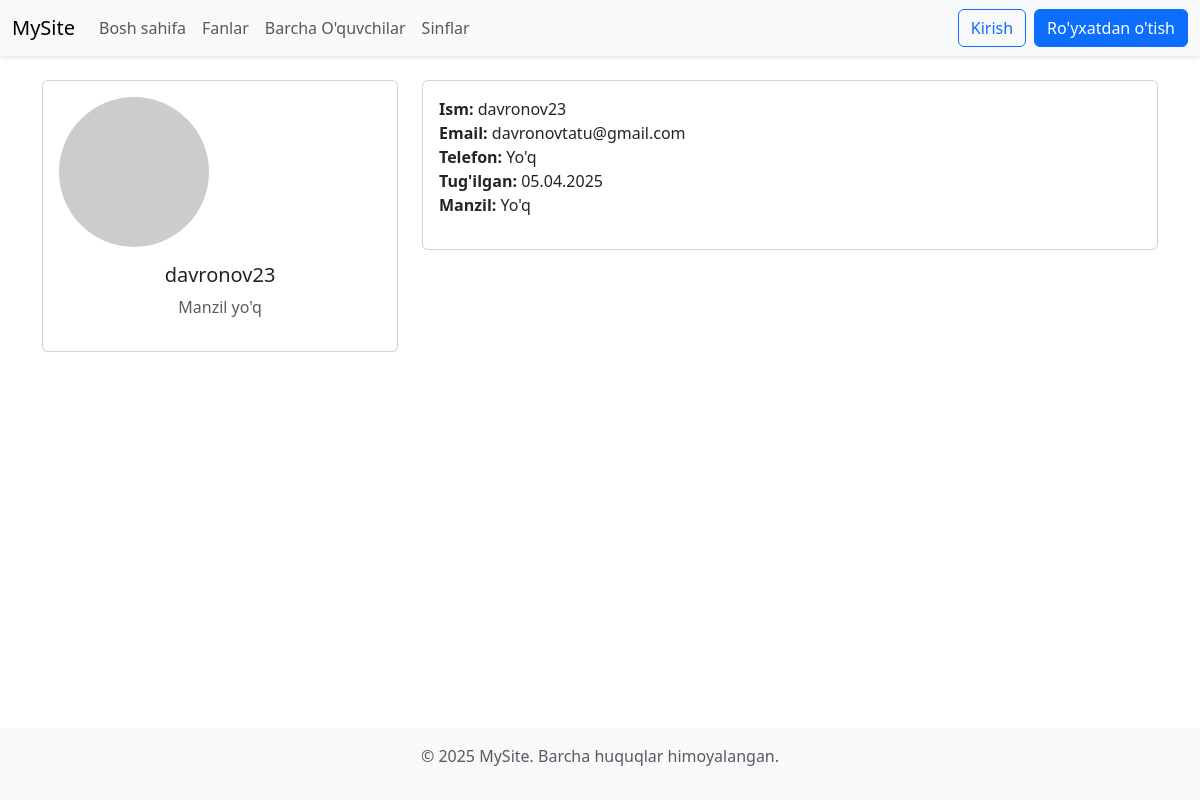
/profile/2/, run on an earlier commit of the app's database.
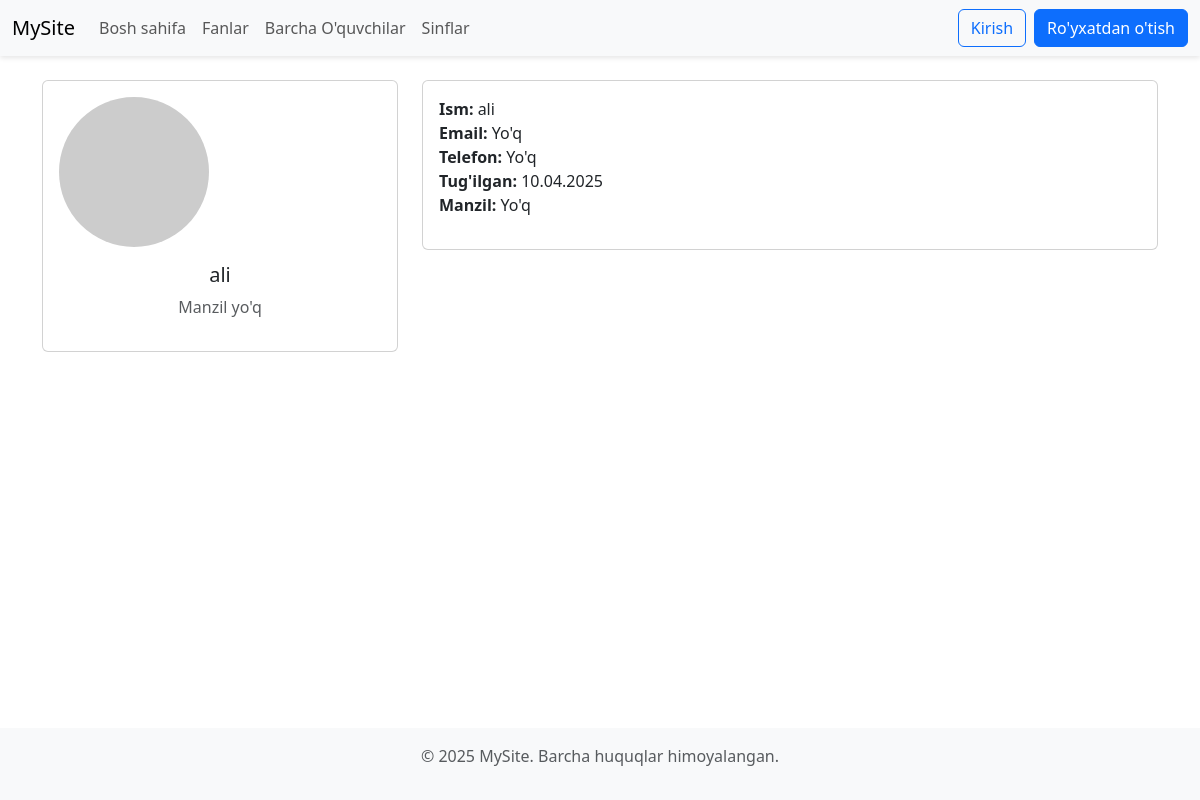
And on a later commit of the database.
### user/models.py (models this page shows, shortened)
class CustomUser(AbstractUser):
    birth_date=models.DateTimeField(auto_now=True,null=True,blank=True,verbose_name="Tug'ilgan sana")
    addres=models.CharField(max_length=200,null=True,blank=True,verbose_name="Manzil")
    phone=models.CharField(max_length=15,null=True,blank=True,verbose_name="telefon raqam")
    avatar=models.ImageField(upload_to="avatar/",null=True,blank=True,verbose_name="Student rasmi")
    created_at=models.DateTimeField(auto_now_add=True)
    updated_at=models.DateTimeField(auto_now=True)

### user/views.py (the view)
# urls.py: path('profile/<int:id>/',profile_view,name='profile'),
def profile_view(request,id):
    user=CustomUser.objects.get(id=id)
    context={
        "user":user
    }
    return render(request,"profile.html",context)

### templates/profile.html (shortened to what this page needs)
{% extends "base.html" %}
{% block content %}
<div class="container my-4">
  <div class="row">
    <div class="col-md-4">
      <div class="card text-center p-3">
        <img src="{% if user.avatar %}{{ user.avatar.url }}{% else %}https://via.placeholder.com/150{% endif %}"
             alt="{{ user.username }}"
             class="rounded-circle mb-3"
             style="width: 150px; height: 150px;">
        <h5>{{ user.username }}</h5>
        <p class="text-muted">{{ user.addres|default:"Manzil yo'q" }}</p>
      </div>
    </div>
    <div class="col-md-8">
      <div class="card p-3">
        <ul class="list-unstyled">
          <li><strong>Ism:</strong> {{ user.get_full_name|default:user.username }}</li>
          <li><strong>Email:</strong> {{ user.email|default:"Yo'q" }}</li>
          <li><strong>Telefon:</strong> {{ user.phone|default:"Yo'q" }}</li>
          <li><strong>Tug'ilgan:</strong> {{ user.birth_date|date:"d.m.Y"|default:"Yo'q" }}</li>
          <li><strong>Manzil:</strong> {{ user.addres|default:"Yo'q" }}</li>
        </ul>
      </div>
    </div>
  </div>
</div>
{% endblock content %}

### templates/base.html (shortened to what this page needs)
<!doctype html>
<html lang="en">
  <head>
    <link href="https://cdn.jsdelivr.net/npm/bootstrap@5.3.5/dist/css/bootstrap.min.css" rel="stylesheet">
  </head>
  <body>
    <nav class="navbar navbar-expand-lg bg-light">
      <div class="container-fluid">
        <a class="navbar-brand" href="/">MySite</a>
        <div class="collapse navbar-collapse" id="navbarContent">
          <ul class="navbar-nav me-auto mb-2 mb-lg-0">
            <li class="nav-item">
              <a class="nav-link" href="/">Bosh sahifa</a>
            </li>
            <li class="nav-item">
              <a class="nav-link" href="/">Fanlar</a>
            </li>
            <li class="nav-item">
              <a class="nav-link" href="/">Barcha O'quvchilar</a>
            </li>
            <li class="nav-item">
              <a class="nav-link" href="/">Sinflar</a>
            </li>
          </ul>
          <div class="d-flex">
            {% if request.user.is_authenticated %}
              <a href="{% url 'profile' user.id %}"><span class="navbar-text me-3">{{ user.username }}</span></a>
              <a href="{% url 'logout' %}" class="btn btn-outline-primary">Chiqish</a>
            {% else %}
              <a href="{% url 'login' %}" class="btn btn-outline-primary me-2">Kirish</a>
              <a href="{% url 'signUp' %}" class="btn btn-primary">Ro'yxatdan o'tish</a>
            {% endif %}
          </div>
        </div>
      </div>
    </nav>
    {% block content %}
    {% endblock %}
    <footer class="bg-light py-3 text-center text-muted">
      <div class="container">
        <p>&copy; 2025 MySite. Barcha huquqlar himoyalangan.</p>
      </div>
    </footer>
  </body>
</html>

### templates/base.html (style rules this page uses)
body { min-height: 100vh; display: flex; flex-direction: column; }
footer { margin-top: auto; }
.navbar { box-shadow: 0 2px 5px rgba(0,0,0,0.1); }

What changed in the data, as far as the page shows it:
changed CustomUser "Manzil yo'q": username "davronov23" → "ali"; get_full_name "davronov23" → "ali"; email "davronovtatu@gmail.com" → "Yo'q"; birth_date "05.04.2025" → "10.04.2025"
